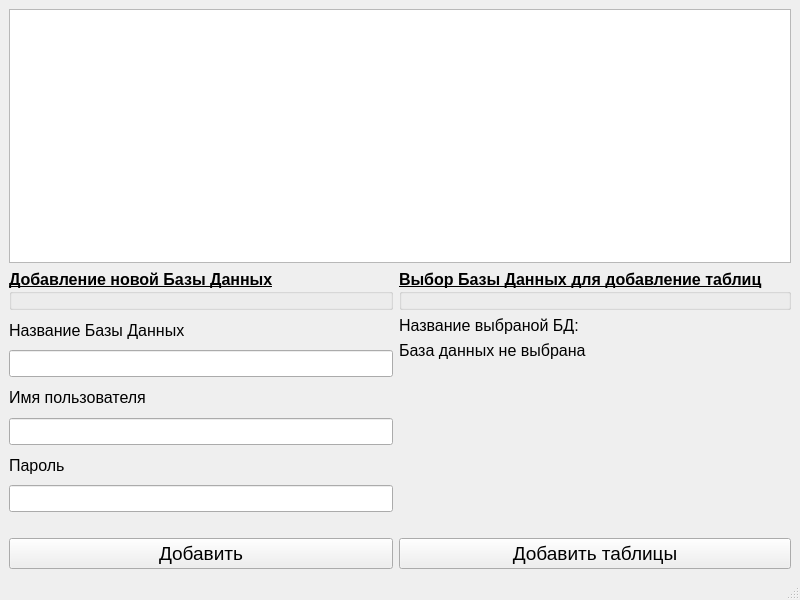
<?xml version="1.0" encoding="UTF-8"?>
<ui version="4.0">
 <class>MainWindow</class>
 <widget class="QMainWindow" name="MainWindow">
  <property name="geometry">
   <rect>
    <x>0</x>
    <y>0</y>
    <width>800</width>
    <height>600</height>
   </rect>
  </property>
  <property name="minimumSize">
   <size>
    <width>800</width>
    <height>550</height>
   </size>
  </property>
  <property name="windowTitle">
   <string>Добавление БД</string>
  </property>
  <widget class="QWidget" name="centralwidget">
   <layout class="QGridLayout" name="gridLayout">
    <item row="2" column="1">
     <layout class="QVBoxLayout" name="verticalLayout_2">
      <item>
       <widget class="QLabel" name="label_5">
        <property name="font">
         <font>
          <pointsize>12</pointsize>
         </font>
        </property>
        <property name="text">
         <string>Название выбраной БД:</string>
        </property>
       </widget>
      </item>
      <item>
       <widget class="QLabel" name="db_name">
        <property name="font">
         <font>
          <pointsize>12</pointsize>
         </font>
        </property>
        <property name="text">
         <string>База данных не выбрана</string>
        </property>
       </widget>
      </item>
      <item>
       <spacer name="verticalSpacer">
        <property name="orientation">
         <enum>Qt::Vertical</enum>
        </property>
        <property name="sizeHint" stdset="0">
         <size>
          <width>20</width>
          <height>40</height>
         </size>
        </property>
       </spacer>
      </item>
      <item>
       <widget class="QPushButton" name="AddTableBtn">
        <property name="sizePolicy">
         <sizepolicy hsizetype="Minimum" vsizetype="Fixed">
          <horstretch>0</horstretch>
          <verstretch>0</verstretch>
         </sizepolicy>
        </property>
        <property name="maximumSize">
         <size>
          <width>600</width>
          <height>16777215</height>
         </size>
        </property>
        <property name="font">
         <font>
          <pointsize>14</pointsize>
         </font>
        </property>
        <property name="text">
         <string>Добавить таблицы</string>
        </property>
       </widget>
      </item>
     </layout>
    </item>
    <item row="1" column="1">
     <widget class="QGroupBox" name="groupBox_2">
      <property name="font">
       <font>
        <pointsize>12</pointsize>
        <weight>75</weight>
        <bold>true</bold>
        <underline>true</underline>
       </font>
      </property>
      <property name="title">
       <string>Выбор Базы Данных для добавление таблиц</string>
      </property>
     </widget>
    </item>
    <item row="0" column="0" colspan="2">
     <widget class="QTableView" name="tableViewDB">
      <property name="sizePolicy">
       <sizepolicy hsizetype="Preferred" vsizetype="Expanding">
        <horstretch>3</horstretch>
        <verstretch>0</verstretch>
       </sizepolicy>
      </property>
      <property name="minimumSize">
       <size>
        <width>0</width>
        <height>0</height>
       </size>
      </property>
      <attribute name="horizontalHeaderCascadingSectionResizes">
       <bool>false</bool>
      </attribute>
     </widget>
    </item>
    <item row="1" column="0">
     <widget class="QGroupBox" name="groupBox">
      <property name="font">
       <font>
        <pointsize>12</pointsize>
        <weight>75</weight>
        <bold>true</bold>
        <underline>true</underline>
       </font>
      </property>
      <property name="title">
       <string>Добавление новой Базы Данных</string>
      </property>
     </widget>
    </item>
    <item row="2" column="0">
     <layout class="QVBoxLayout" name="verticalLayout">
      <item>
       <widget class="QLabel" name="label">
        <property name="font">
         <font>
          <pointsize>12</pointsize>
         </font>
        </property>
        <property name="text">
         <string>Название Базы Данных</string>
        </property>
       </widget>
      </item>
      <item>
       <widget class="QLineEdit" name="lineEdit">
        <property name="maximumSize">
         <size>
          <width>450</width>
          <height>16777215</height>
         </size>
        </property>
        <property name="font">
         <font>
          <pointsize>12</pointsize>
         </font>
        </property>
       </widget>
      </item>
      <item>
       <widget class="QLabel" name="label_2">
        <property name="font">
         <font>
          <pointsize>12</pointsize>
         </font>
        </property>
        <property name="text">
         <string>Имя пользователя</string>
        </property>
       </widget>
      </item>
      <item>
       <widget class="QLineEdit" name="lineEdit_2">
        <property name="maximumSize">
         <size>
          <width>450</width>
          <height>16777215</height>
         </size>
        </property>
        <property name="font">
         <font>
          <pointsize>12</pointsize>
         </font>
        </property>
       </widget>
      </item>
      <item>
       <widget class="QLabel" name="label_3">
        <property name="font">
         <font>
          <pointsize>12</pointsize>
         </font>
        </property>
        <property name="text">
         <string>Пароль</string>
        </property>
       </widget>
      </item>
      <item>
       <widget class="QLineEdit" name="lineEdit_3">
        <property name="maximumSize">
         <size>
          <width>450</width>
          <height>16777215</height>
         </size>
        </property>
        <property name="font">
         <font>
          <pointsize>12</pointsize>
         </font>
        </property>
       </widget>
      </item>
      <item>
       <spacer name="horizontalSpacer_2">
        <property name="font">
         <font>
          <pointsize>12</pointsize>
         </font>
        </property>
        <property name="orientation">
         <enum>Qt::Horizontal</enum>
        </property>
        <property name="sizeHint" stdset="0">
         <size>
          <width>40</width>
          <height>20</height>
         </size>
        </property>
       </spacer>
      </item>
      <item>
       <widget class="QPushButton" name="AddDBBtn">
        <property name="maximumSize">
         <size>
          <width>600</width>
          <height>16777215</height>
         </size>
        </property>
        <property name="font">
         <font>
          <pointsize>14</pointsize>
         </font>
        </property>
        <property name="text">
         <string>Добавить</string>
        </property>
       </widget>
      </item>
     </layout>
    </item>
   </layout>
  </widget>
  <widget class="QMenuBar" name="menubar">
   <property name="geometry">
    <rect>
     <x>0</x>
     <y>0</y>
     <width>800</width>
     <height>20</height>
    </rect>
   </property>
  </widget>
  <widget class="QStatusBar" name="statusbar"/>
 </widget>
 <resources/>
 <connections/>
</ui>
